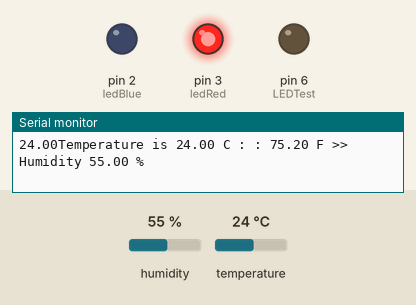
Simulated run of this sketch. Board: Arduino Uno, built with avr-gcc and run on an emulated ATmega328P. On the bench: output pins drawn as LEDs (lit = HIGH), the last lines printed to the serial monitor. Inputs (shaded band) come from the test bench; at power-on: temperature 24 °C, humidity 55 %.

Above: at 2.8 s.
2.9 s: temperature set to 25.5 °C
7.2 s: temperature set to 26.4 °C
At 11.2 s:
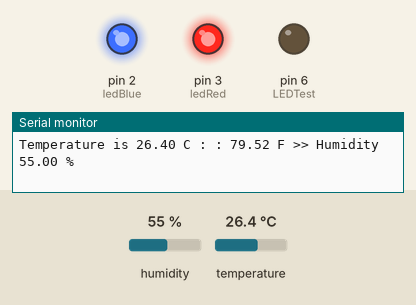
11.5 s: temperature set to 12 °C
At 14.8 s:
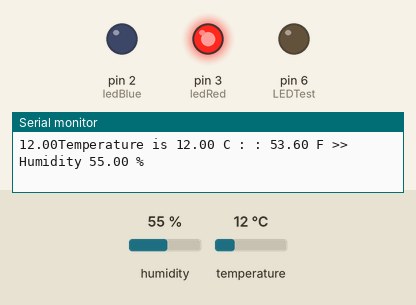
15.5 s: temperature set to 28 °C
At 18.4 s:
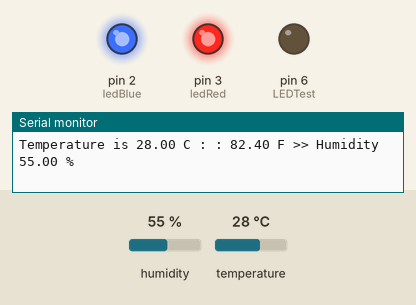
Timing chart, 0 to 19.9 s (numbered marks = the images above; inputs shaded):
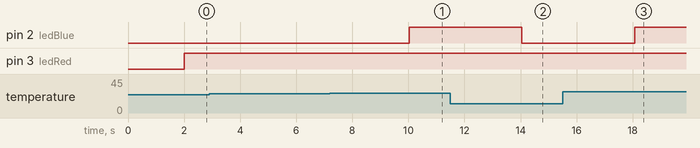

The sketch:

Blink.ino
```cpp
#include "DHT.h"
#define DHTPIN 4
#define ledRed 3
#define ledBlue 2
#define LEDTest 6
#define DHTTYPE DHT22

float temp_c;
float temp_f;
float humidity;

DHT dht(DHTPIN, DHTTYPE);

void setup() {
  pinMode(ledRed,OUTPUT);
  pinMode(ledBlue,OUTPUT);
  pinMode(LEDTest,OUTPUT);
  Serial.begin(9600);
  dht.begin();
}

// the loop function runs over and over again forever
void loop() {
  temp_c = dht.readTemperature();
  temp_f = dht.readTemperature(true);
  humidity = dht.readHumidity();

  Serial.print("Temperature is ");
  Serial.print(temp_c);
  Serial.print(" C : : ");
  Serial.print(temp_f);
  Serial.print(" F >> Humidity ");
  Serial.print(humidity);
  Serial.println(" %");
  digitalWrite(LEDTest, LOW);
  delay(2000);

  if(temp_c > 30){
    Serial.print(temp_c);
    digitalWrite(ledBlue, HIGH);
    digitalWrite(ledRed, LOW);
  }
  if(temp_c < 26){
    Serial.print(temp_c);
    digitalWrite(ledRed, HIGH);
    digitalWrite(ledBlue, LOW);
  }
  else{
    digitalWrite(ledBlue, HIGH);
    digitalWrite(ledRed, HIGH);
  }
               // wait for a second
}
```

Measured:
- the behaviour switches between 25.9 and 26 °C on temperature (found by bisection; images 0 and 1)
- after the input at 7.2 s, pin 2 (ledBlue): LOW → HIGH after 2.8 s
- after the input at 11.5 s, pin 2 (ledBlue): HIGH → LOW after 2.6 s
- after the input at 15.5 s, pin 2 (ledBlue): LOW → HIGH after 2.6 s
